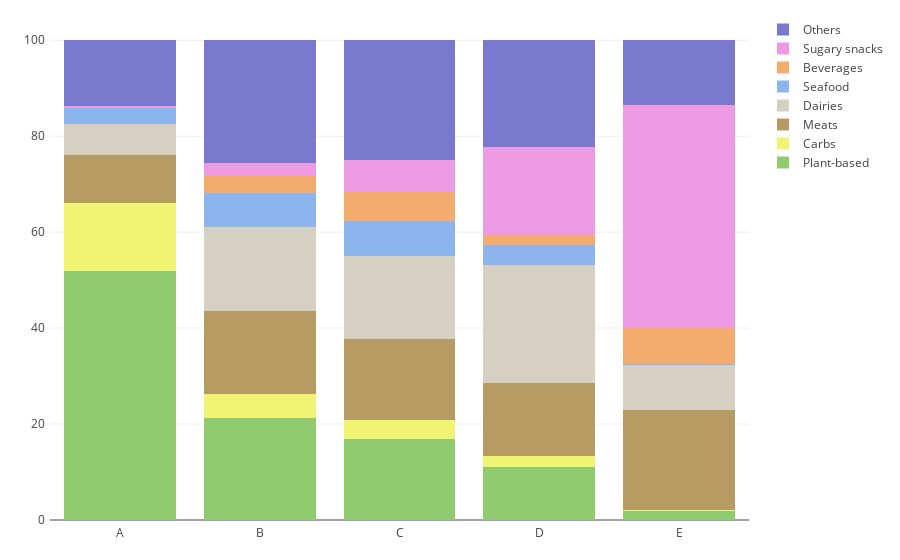

Notebook code for this chart:
### Markdown cell above
<i>make_content_stacked_bar</i> function plots a given dataframe as a stacked histogram, here it plots the main categories contained in each grade

### Code cell
visualize.make_content_stacked_bar(visualize.plot_grade_content(nutrition_over_time), 
                                   df_colors,
                                   'keys', 
                                   'grade', 
                                   'Percentage',
                                   save_offline=save_plots_offline, 
                                   save_offline_title='nutrition_content')

### Figure 1 — Plotly figure (JSON) as saved in the notebook; plotly's stock layout.template omitted (floating-point values rounded to 4 significant figures)
{"data": [{"marker": {"color": "#90CB70"}, "name": "Plant-based", "type": "bar", "uid": "b43484fc-46a0-41b1-8e4e-aabbc8e3370b", "x": ["A", "B", "C", "D", "E"], "y": [51.87, 21.2, 16.99, 10.98, 1.873]}, {"marker": {"color": "#F0F472"}, "name": "Carbs", "type": "bar", "uid": "d22d5c9a-0ac2-43f8-8cb7-0a9cf89103b4", "x": ["A", "B", "C", "D", "E"], "y": [14.24, 5.131, 3.8, 2.36, 0.2714]}, {"marker": {"color": "#B69C63"}, "name": "Meats", "type": "bar", "uid": "ead64857-2002-4dc2-a346-24fcb7e5ef28", "x": ["A", "B", "C", "D", "E"], "y": [10.07, 17.2, 16.91, 15.15, 20.77]}, {"marker": {"color": "#D6D0C3"}, "name": "Dairies", "type": "bar", "uid": "ece8a2f8-323d-4c46-a3cf-20a00285ac17", "x": ["A", "B", "C", "D", "E"], "y": [6.277, 17.49, 17.4, 24.62, 9.446]}, {"marker": {"color": "#8CB5ED"}, "name": "Seafood", "type": "bar", "uid": "8d8f8ec2-9f62-4be5-9414-a7db3bdbf8a0", "x": ["A", "B", "C", "D", "E"], "y": [3.395, 7.201, 7.313, 4.216, 0.2443]}, {"marker": {"color": "#F3AC6D"}, "name": "Beverages", "type": "bar", "uid": "945efd24-4a20-45fc-a9f1-32964601e7b1", "x": ["A", "B", "C", "D", "E"], "y": [0, 3.411, 6.039, 1.982, 7.383]}, {"marker": {"color": "#EC9BE2"}, "name": "Sugary snacks", "type": "bar", "uid": "00f4842d-876f-49c1-af6d-9990d2700012", "x": ["A", "B", "C", "D", "E"], "y": [0.5421, 2.857, 6.676, 18.47, 46.5]}, {"marker": {"color": "#7979CD"}, "name": "Others", "type": "bar", "uid": "8ddbb7ea-3100-40b6-aedb-a2a498c456e2", "x": ["A", "B", "C", "D", "E"], "y": [13.61, 25.51, 24.88, 22.22, 13.52]}], "layout": {"barmode": "stack", "margin": {"b": 40, "l": 50, "pad": 4, "r": 50, "t": 15}}}
